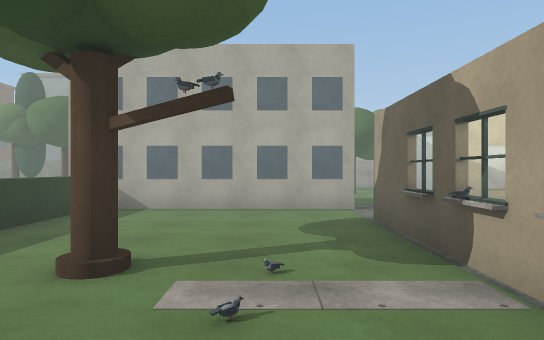
View 1 (above)

24 first-person views from a walk through a 3-D level made in the Unity game engine. The camera is 1.4 m above the floor, looks level and sees 75° across. Doors are open. The floor is counted in squares, 2 m on a side. Each view is taken from the middle of a square. On the plan, view 1 faces up. The plan holds only what a view shows up to about 11 squares ahead; the rest is blank. The place goes on beyond the plan. The player is left out. Surface patterns are stand-ins for the level's own textures.

View 2
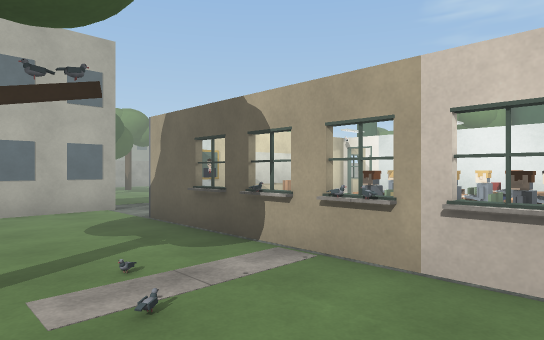

View 3
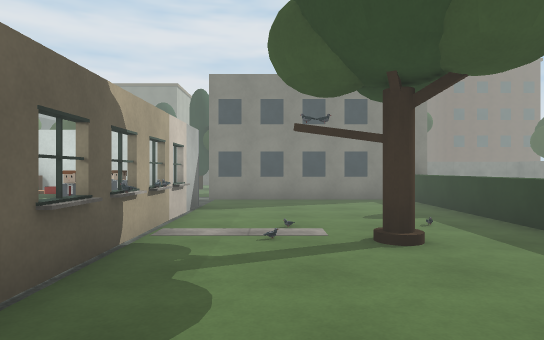

View 4
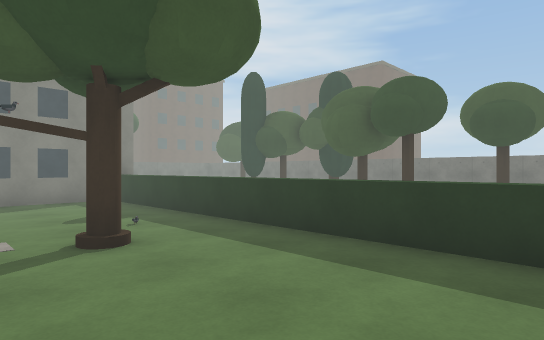

View 5
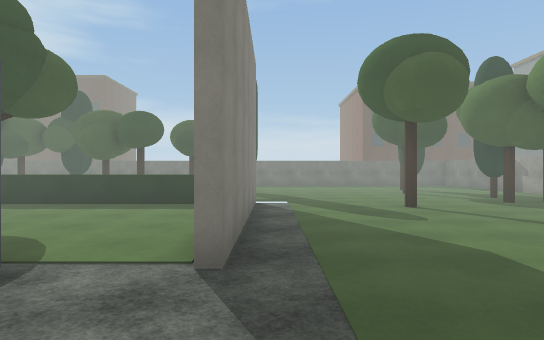

View 6
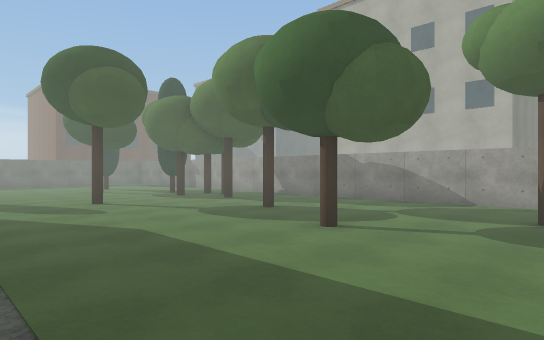

View 7
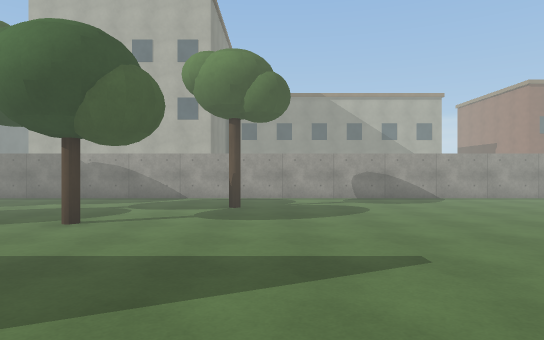

View 8
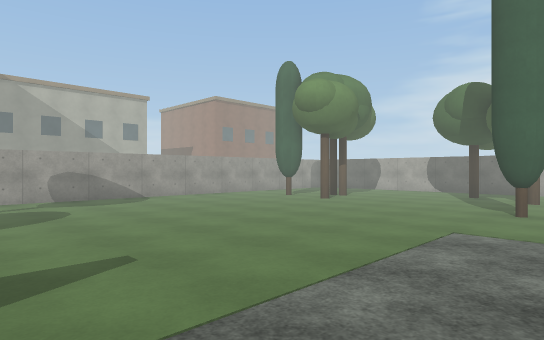

View 9
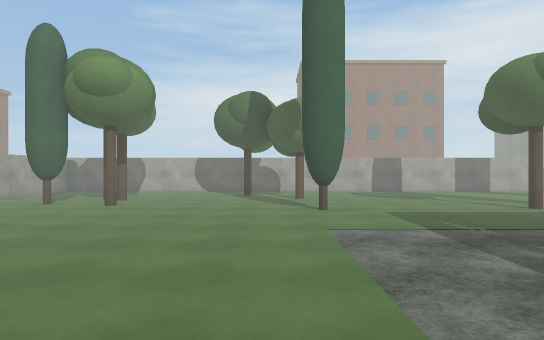

View 10
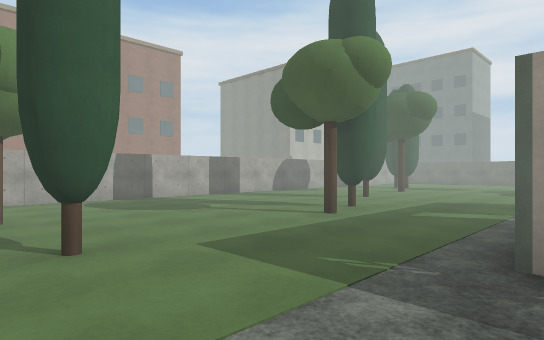

View 11
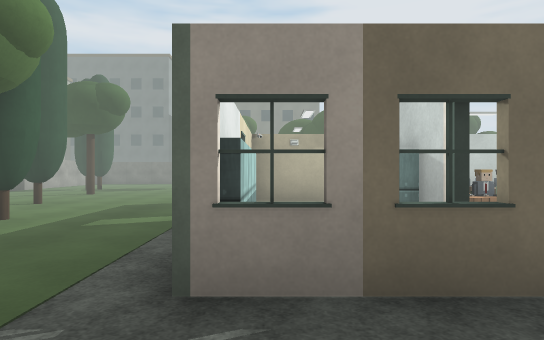

View 12
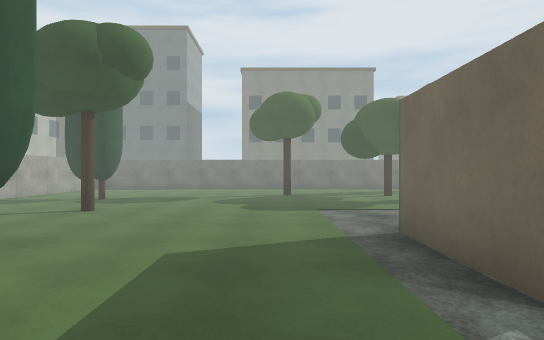

View 13
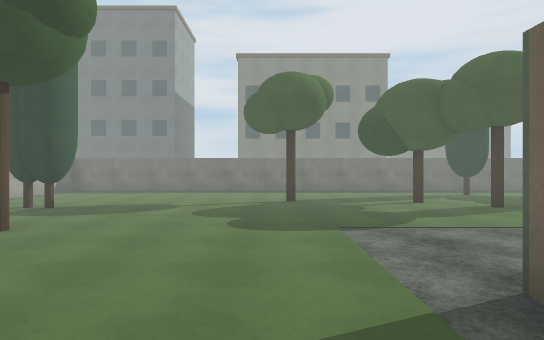

View 14
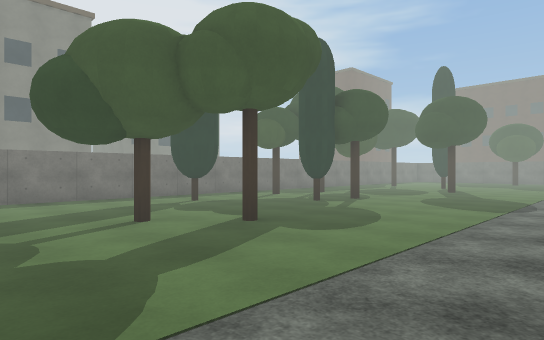

View 15
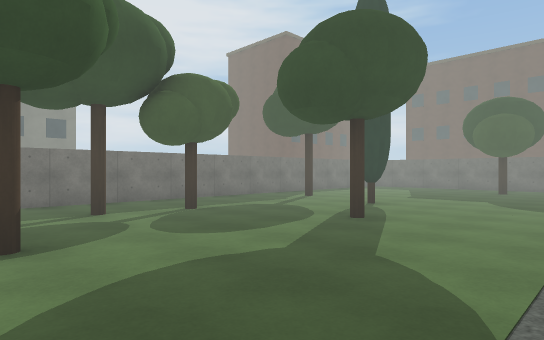

View 16
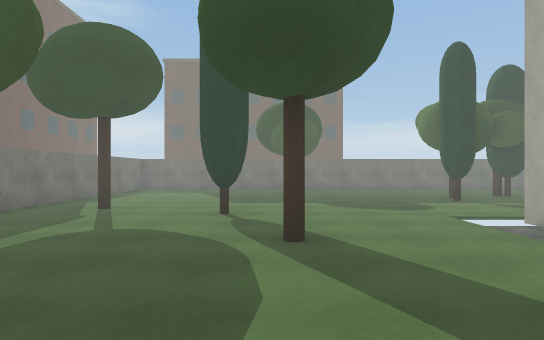

View 17
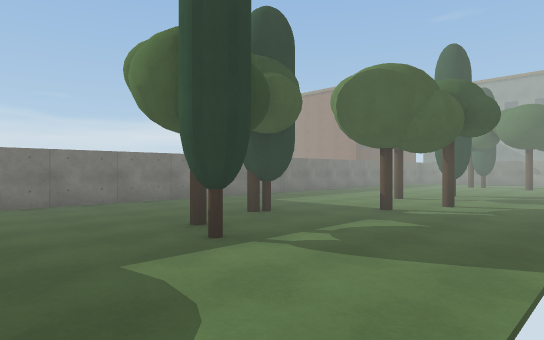

View 18
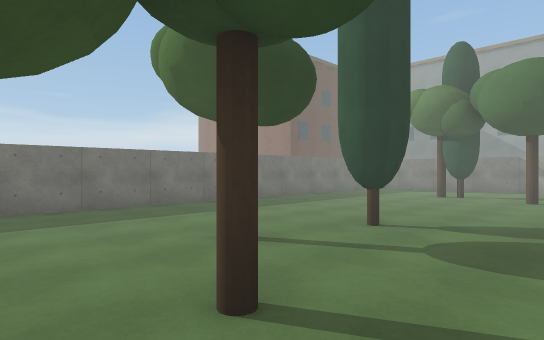

View 19
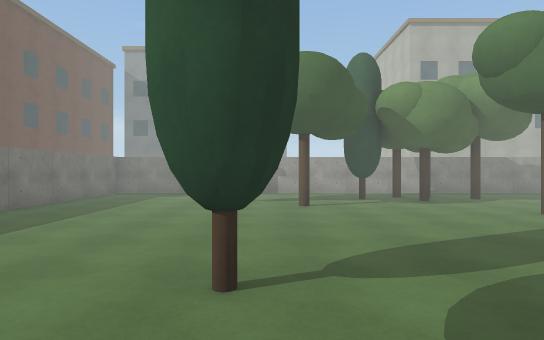

View 20
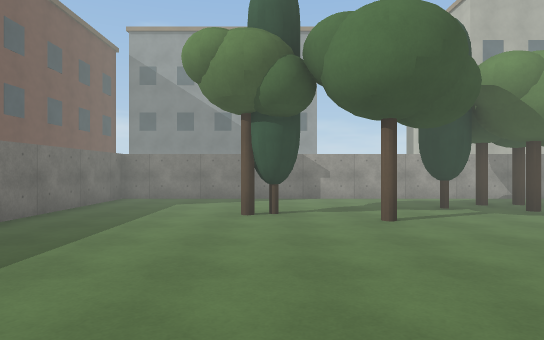

View 21
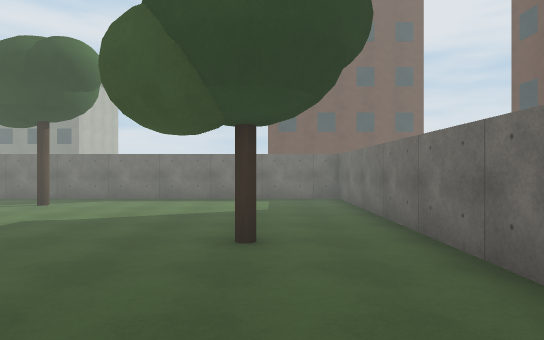

View 22
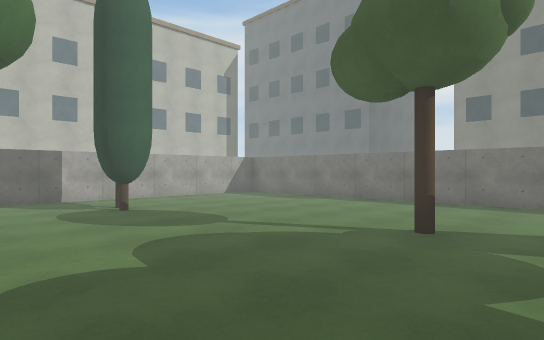

View 23
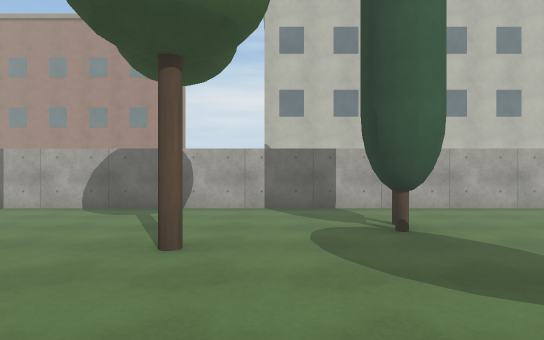

View 24
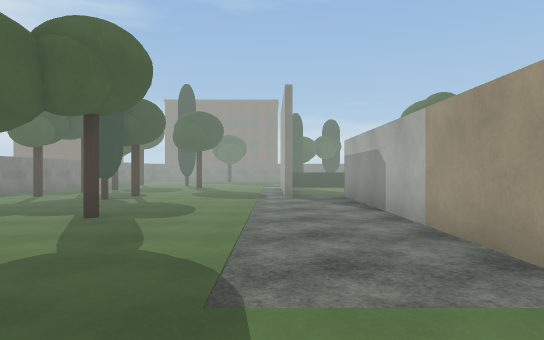

### Floor plan
Ten units are one square. View 1 is at (0, 0); x grows to the right and y downward. Boxes are objects, and circles mark ways between rooms. Rooms are numbered by the first view taken in them; rooms with no view inside come last. Other rooms are left out.
<svg viewBox="-121 -152 291 263">
<path fill="none" stroke="#000" d="M14 -34 14 -51M18 9 45 9M14 10 14 -6M34 -49 24 -49M6 -64 -38 -64M-32 -56 -32 19M65 -36 65 -42M68 9 84 9M-38 24 15 24M75 -49 60 -49M16 -64 6 -64M65 -50 76 -50M65 -42 65 -35M-34 -67 15 -67M85 -11 85 10 14 10M120 -147 -116 -147 -116 106 160 106M160 -147 136 -147M165 101 165 -101"/>
<rect x="-15" y="-35" width="10" height="10" fill="#bbb"><title>other object</title></rect>
<rect x="5" y="-15" width="10" height="10" fill="#bbb"><title>other object</title></rect>
<rect x="5" y="-25" width="10" height="10" fill="#bbb"><title>other object</title></rect>
<rect x="5" y="-35" width="10" height="10" fill="#bbb"><title>other object</title></rect>
<rect x="15" y="-25" width="10" height="10" fill="#bbb"><title>other object</title></rect>
<rect x="25" y="-25" width="10" height="10" fill="#bbb"><title>other object</title></rect>
<rect x="35" y="-15" width="10" height="10" fill="#bbb"><title>other object</title></rect>
<rect x="35" y="-45" width="10" height="10" fill="#bbb"><title>other object</title></rect>
<rect x="45" y="-15" width="10" height="10" fill="#bbb"><title>other object</title></rect>
<rect x="45" y="-25" width="10" height="10" fill="#bbb"><title>other object</title></rect>
<rect x="45" y="-35" width="10" height="10" fill="#bbb"><title>other object</title></rect>
<rect x="55" y="-25" width="10" height="10" fill="#bbb"><title>other object</title></rect>
<rect x="55" y="-35" width="10" height="10" fill="#bbb"><title>other object</title></rect>
<rect x="-105" y="45" width="10" height="10" fill="#bbb"><title>other object</title></rect>
<rect x="-95" y="-125" width="10" height="10" fill="#bbb"><title>other object</title></rect>
<rect x="-85" y="5" width="10" height="10" fill="#bbb"><title>other object</title></rect>
<rect x="-85" y="-5" width="10" height="10" fill="#bbb"><title>other object</title></rect>
<rect x="-85" y="-45" width="10" height="10" fill="#bbb"><title>other object</title></rect>
<rect x="-85" y="-125" width="10" height="10" fill="#bbb"><title>other object</title></rect>
<rect x="-75" y="15" width="10" height="10" fill="#bbb"><title>other object</title></rect>
<rect x="-75" y="-5" width="10" height="10" fill="#bbb"><title>other object</title></rect>
<rect x="-75" y="-25" width="10" height="10" fill="#bbb"><title>other object</title></rect>
<rect x="-75" y="-65" width="10" height="10" fill="#bbb"><title>other object</title></rect>
<rect x="-65" y="-35" width="10" height="10" fill="#bbb"><title>other object</title></rect>
<rect x="-65" y="-115" width="10" height="10" fill="#bbb"><title>other object</title></rect>
<rect x="-55" y="85" width="10" height="10" fill="#bbb"><title>other object</title></rect>
<rect x="-55" y="65" width="10" height="10" fill="#bbb"><title>other object</title></rect>
<rect x="-55" y="-135" width="10" height="10" fill="#bbb"><title>other object</title></rect>
<rect x="-45" y="-125" width="10" height="10" fill="#bbb"><title>other object</title></rect>
<rect x="-45" y="-135" width="10" height="10" fill="#bbb"><title>other object</title></rect>
<rect x="-35" y="55" width="10" height="10" fill="#bbb"><title>other object</title></rect>
<rect x="-35" y="-105" width="10" height="10" fill="#bbb"><title>other object</title></rect>
<rect x="-35" y="-135" width="10" height="10" fill="#bbb"><title>other object</title></rect>
<rect x="-25" y="-135" width="10" height="10" fill="#bbb"><title>other object</title></rect>
<rect x="-15" y="85" width="10" height="10" fill="#bbb"><title>other object</title></rect>
<rect x="-5" y="85" width="10" height="10" fill="#bbb"><title>other object</title></rect>
<rect x="-5" y="-125" width="10" height="10" fill="#bbb"><title>other object</title></rect>
<rect x="5" y="65" width="10" height="10" fill="#bbb"><title>other object</title></rect>
<rect x="15" y="85" width="10" height="10" fill="#bbb"><title>other object</title></rect>
<rect x="15" y="-115" width="10" height="10" fill="#bbb"><title>other object</title></rect>
<rect x="25" y="65" width="10" height="10" fill="#bbb"><title>other object</title></rect>
<rect x="35" y="-135" width="10" height="10" fill="#bbb"><title>other object</title></rect>
<rect x="45" y="85" width="10" height="10" fill="#bbb"><title>other object</title></rect>
<rect x="45" y="5" width="10" height="10" fill="#bbb"><title>other object</title></rect>
<rect x="55" y="55" width="10" height="10" fill="#bbb"><title>other object</title></rect>
<rect x="65" y="65" width="10" height="10" fill="#bbb"><title>other object</title></rect>
<rect x="75" y="-35" width="10" height="10" fill="#bbb"><title>other object</title></rect>
<rect x="75" y="-45" width="10" height="10" fill="#bbb"><title>other object</title></rect>
<rect x="75" y="-55" width="10" height="10" fill="#bbb"><title>other object</title></rect>
<rect x="95" y="65" width="10" height="10" fill="#bbb"><title>other object</title></rect>
<rect x="105" y="-35" width="10" height="10" fill="#bbb"><title>other object</title></rect>
<rect x="105" y="-75" width="10" height="10" fill="#bbb"><title>other object</title></rect>
<rect x="115" y="-25" width="10" height="10" fill="#bbb"><title>other object</title></rect>
<rect x="115" y="-115" width="10" height="10" fill="#bbb"><title>other object</title></rect>
<rect x="115" y="-135" width="10" height="10" fill="#bbb"><title>other object</title></rect>
<rect x="125" y="25" width="10" height="10" fill="#bbb"><title>other object</title></rect>
<rect x="125" y="-5" width="10" height="10" fill="#bbb"><title>other object</title></rect>
<rect x="125" y="-115" width="10" height="10" fill="#bbb"><title>other object</title></rect>
<rect x="125" y="-125" width="10" height="10" fill="#bbb"><title>other object</title></rect>
<rect x="135" y="45" width="10" height="20" fill="#bbb"><title>other object</title></rect>
<rect x="135" y="-75" width="10" height="10" fill="#bbb"><title>other object</title></rect>
<rect x="145" y="55" width="10" height="10" fill="#bbb"><title>other object</title></rect>
<rect x="145" y="-95" width="10" height="10" fill="#bbb"><title>other object</title></rect>
<circle cx="10" cy="-60" r="3" fill="#2a7"/>
<circle cx="85" cy="-15" r="3" fill="#2a7"/>
<text x="10" y="-20">1</text>
<text x="20" y="-50">2</text>
</svg>
Room 1 opens to room 2.

Where each view was taken, in squares from view 1:
view 1: 0 up, 0 right, facing up
view 2: 0 up, 1 left, facing up-right
view 3: 6 up, 0 right, facing down
view 4: 6 up, 0 right, facing down-left
view 5: 7 up, 4 right, facing left
view 6: 7 up, 5 right, facing up-left
view 7: 6 up, 5 right, facing up
view 8: 6 up, 5 right, facing up-right
view 9: 8 up, 5 right, facing right
view 10: 8 up, 8 right, facing down-right
view 11: 7 up, 8 right, facing down
view 12: 3 up, 10 right, facing down
view 13: 1 up, 10 right, facing down
view 14: 2 down, 9 right, facing down-left
view 15: 3 down, 2 right, facing down-left
view 16: 6 down, 1 right, facing left
view 17: 4 down, 4 left, facing up-left
view 18: 2 up, 5 left, facing up-left
view 19: 4 up, 7 left, facing up
view 20: 6 up, 8 left, facing up
view 21: 2 down, 10 left, facing down
view 22: 3 down, 8 right, facing down-right
view 23: 4 down, 10 right, facing right
view 24: 3 down, 11 right, facing left
